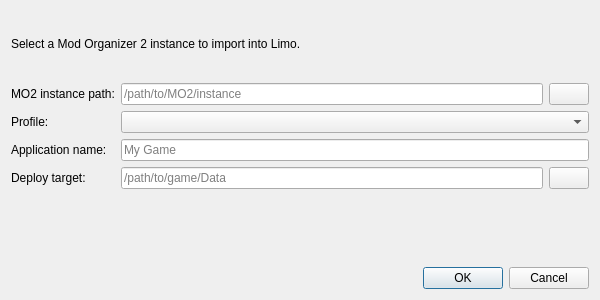
<?xml version="1.0" encoding="UTF-8"?>
<ui version="4.0">
 <class>ImportMo2Dialog</class>
 <widget class="QDialog" name="ImportMo2Dialog">
  <property name="geometry">
   <rect>
    <x>0</x>
    <y>0</y>
    <width>600</width>
    <height>300</height>
   </rect>
  </property>
  <property name="windowTitle">
   <string>Import Mod Organizer 2 Setup</string>
  </property>
  <layout class="QGridLayout" name="gridLayout">
   <item row="0" column="0" colspan="3">
    <widget class="QLabel" name="label_intro">
     <property name="text">
      <string>Select a Mod Organizer 2 instance to import into Limo.</string>
     </property>
     <property name="wordWrap">
      <bool>true</bool>
     </property>
    </widget>
   </item>
   <item row="1" column="0">
    <widget class="QLabel" name="label_path">
     <property name="text">
      <string>MO2 instance path:</string>
     </property>
    </widget>
   </item>
   <item row="1" column="1">
    <widget class="QLineEdit" name="path_field">
     <property name="toolTip">
      <string>Root directory of the Mod Organizer 2 instance (contains mods/ and profiles/)</string>
     </property>
     <property name="placeholderText">
      <string>/path/to/MO2/instance</string>
     </property>
    </widget>
   </item>
   <item row="1" column="2">
    <widget class="QPushButton" name="pick_path_button">
     <property name="toolTip">
      <string>Browse for MO2 instance directory</string>
     </property>
     <property name="text">
      <string/>
     </property>
     <property name="icon">
      <iconset theme="folder-open">
       <normaloff>.</normaloff>.</iconset>
     </property>
    </widget>
   </item>
   <item row="2" column="0">
    <widget class="QLabel" name="label_profile">
     <property name="text">
      <string>Profile:</string>
     </property>
    </widget>
   </item>
   <item row="2" column="1" colspan="2">
    <widget class="QComboBox" name="profile_box">
     <property name="toolTip">
      <string>MO2 profile whose modlist.txt will be used for the import</string>
     </property>
    </widget>
   </item>
   <item row="3" column="0">
    <widget class="QLabel" name="label_app_name">
     <property name="text">
      <string>Application name:</string>
     </property>
    </widget>
   </item>
   <item row="3" column="1" colspan="2">
    <widget class="QLineEdit" name="app_name_field">
     <property name="toolTip">
      <string>Name for the new Limo application</string>
     </property>
     <property name="placeholderText">
      <string>My Game</string>
     </property>
    </widget>
   </item>
   <item row="4" column="0">
    <widget class="QLabel" name="label_target">
     <property name="text">
      <string>Deploy target:</string>
     </property>
    </widget>
   </item>
   <item row="4" column="1">
    <widget class="QLineEdit" name="target_field">
     <property name="toolTip">
      <string>Directory where mods will be deployed (e.g. the game's Data directory)</string>
     </property>
     <property name="placeholderText">
      <string>/path/to/game/Data</string>
     </property>
    </widget>
   </item>
   <item row="4" column="2">
    <widget class="QPushButton" name="pick_target_button">
     <property name="toolTip">
      <string>Browse for deploy target directory</string>
     </property>
     <property name="text">
      <string/>
     </property>
     <property name="icon">
      <iconset theme="folder-open">
       <normaloff>.</normaloff>.</iconset>
     </property>
    </widget>
   </item>
   <item row="5" column="0" colspan="3">
    <widget class="QLabel" name="warning_label">
     <property name="text">
      <string/>
     </property>
     <property name="wordWrap">
      <bool>true</bool>
     </property>
     <property name="styleSheet">
      <string>color: orange;</string>
     </property>
    </widget>
   </item>
   <item row="6" column="0" colspan="3">
    <widget class="QDialogButtonBox" name="buttonBox">
     <property name="orientation">
      <enum>Qt::Horizontal</enum>
     </property>
     <property name="standardButtons">
      <set>QDialogButtonBox::Cancel|QDialogButtonBox::Ok</set>
     </property>
    </widget>
   </item>
  </layout>
 </widget>
 <resources/>
 <connections>
  <connection>
   <sender>buttonBox</sender>
   <signal>rejected()</signal>
   <receiver>ImportMo2Dialog</receiver>
   <slot>reject()</slot>
   <hints>
    <hint type="sourcelabel">
     <x>300</x>
     <y>270</y>
    </hint>
    <hint type="destinationlabel">
     <x>300</x>
     <y>285</y>
    </hint>
   </hints>
  </connection>
 </connections>
</ui>
